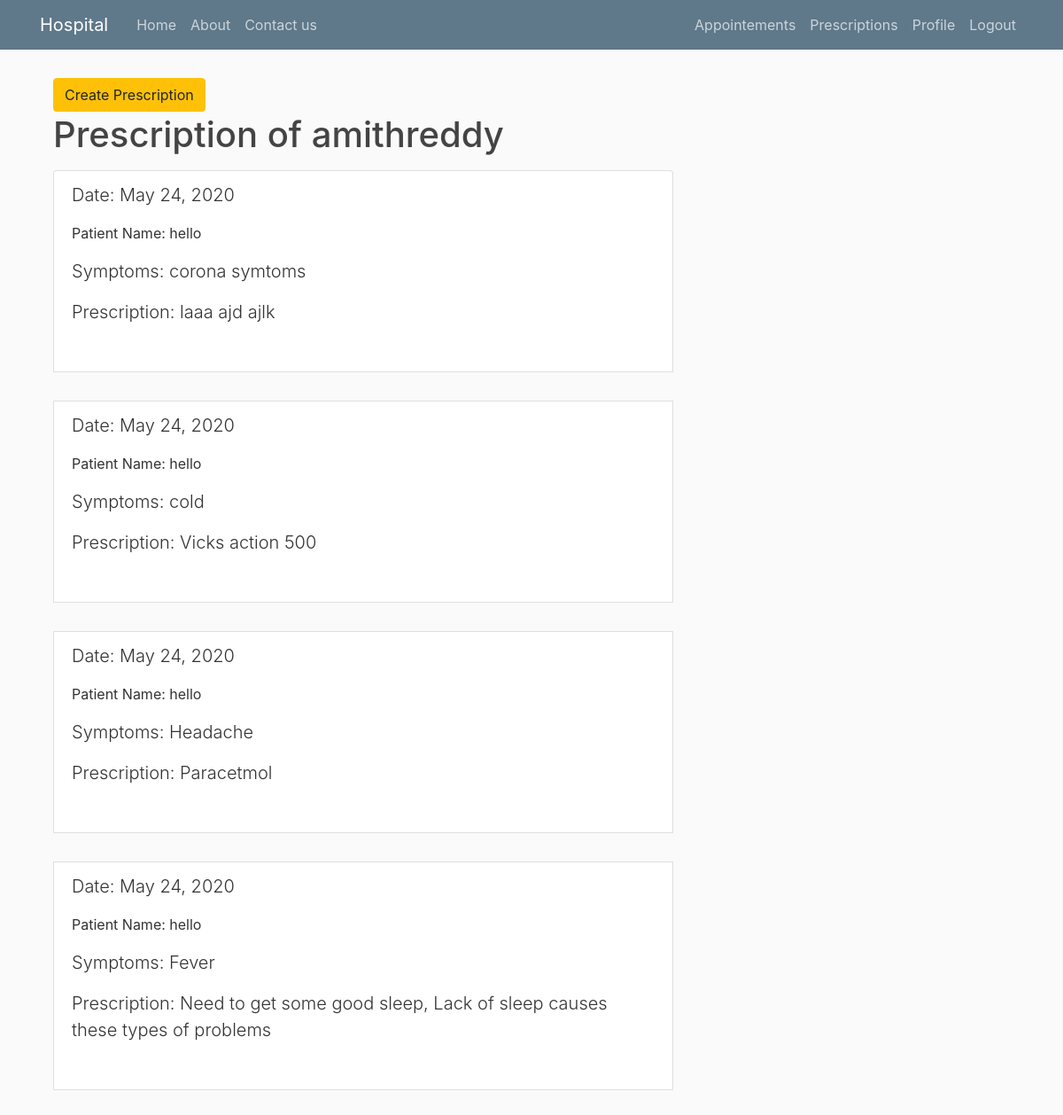
Page /accounts/med-history/doctor/ (signed in) on the earlier database version.
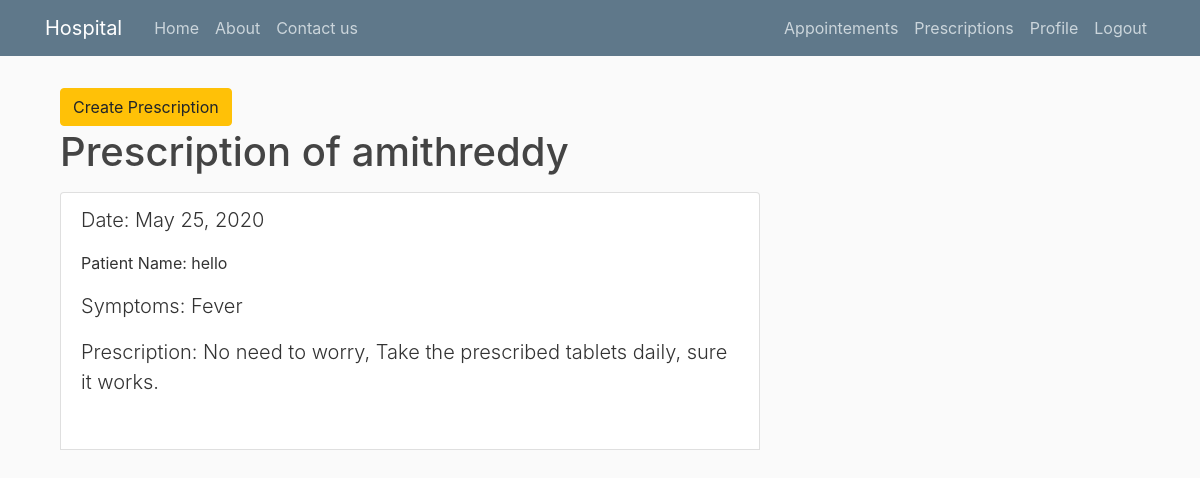
Same page on the later database version.
### accounts/models.py (models this page shows, shortened)
class MedicalHistory(models.Model):
    date =models.DateField(auto_now_add = True)
    symptoms= models.TextField()
    doctor_name= models.ForeignKey(User ,related_name='medical_doctor',on_delete=models.CASCADE)
    patient_name=models.ForeignKey(User,related_name='medical_patient',on_delete=models.CASCADE)
    prescription=models.TextField(max_length=1000)
    billed = models.CharField(max_length=10, choices=BILLED,default = 'no')

### accounts/views.py (the view)
# urls.py: path('med-history/<str:type>/',user_views.medical_history,name='medical'),
@login_required
def medical_history(request,type):
    if type== "patient":
        data =MedicalHistory.objects.filter(patient_name=request.user).order_by('-date','-id')
    else:
        data=MedicalHistory.objects.filter(doctor_name=request.user).order_by('-date','-id')
    return render(request,'accounts/medical_history.html',{'data':data,'type':type})

### accounts/templates/accounts/medical_history.html (shortened to what this page needs)
{% extends "accounts/base.html" %}
{% block content %}
    <div class="container">
        {% if data %}
            <h1>{% if type == 'patient' %}
                Medical History of {{user.username}}
                {% else %}
                <a href="{% url 'prescription-create' %}" class="btn btn-warning">Create Prescription</a>
                <p>Prescription of {{user.username}}</p>
                {% endif%}</h1>
            <ul class="list-group">
                {% for i in data %}
                    <li class="list-group-item">
                        <p class="lead">Date: {{i.date}}</p>
                        {% if type == 'patient' %}
                        <p class="lead"> Doctor Name: {{i.doctor_name}}</p>
                        {% else %}
                        <p>Patient Name: {{i.patient_name}}</p>
                        {% endif%}
                        <p class="lead">Symptoms: {{i.symptoms}}</p>
                        <p class="lead">Prescription: {{i.prescription}}</p><br>
                    </li>
                {% endfor %}
            </ul>
        {% else %}
            <h3>No Reports Yet!</h3>
        {% endif %}
    </div>
{% endblock content %}

Differences in the rows shown:
removed MedicalHistory: date "May 24, 2020", patient_name "hello", symptoms "corona symtoms", prescription "laaa ajd ajlk"
removed MedicalHistory: date "May 24, 2020", patient_name "hello", symptoms "cold", prescription "Vicks action 500"
removed MedicalHistory: date "May 24, 2020", patient_name "hello", symptoms "Headache", prescription "Paracetmol"
removed MedicalHistory: date "May 24, 2020", patient_name "hello", symptoms "Fever", prescription "Need to get some good sleep, Lack of sleep causes these types of problems"
added MedicalHistory: date "May 25, 2020", patient_name "hello", symptoms "Fever", prescription "No need to worry, Take the prescribed tablets daily, sure it works."
